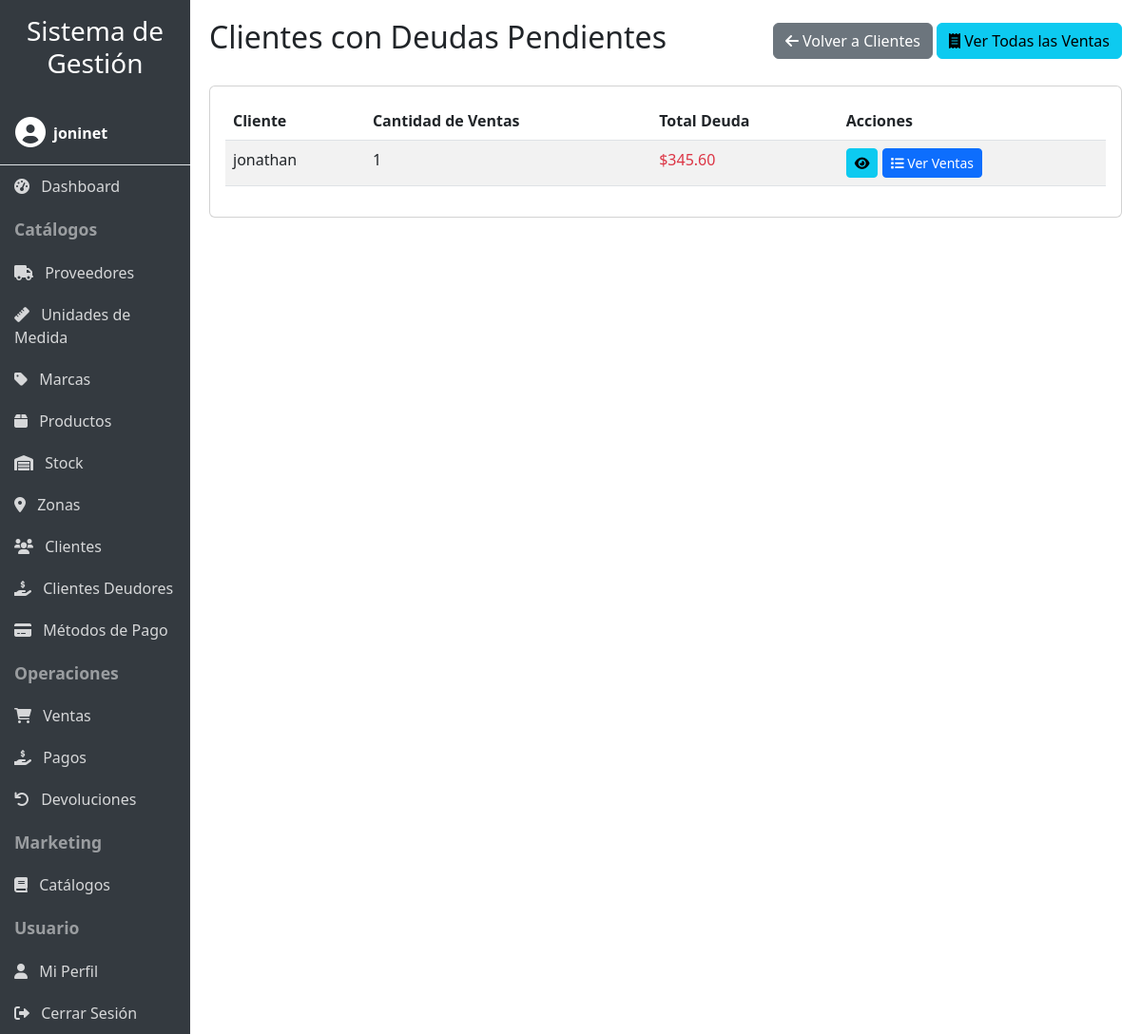
Screenshot of /clientes/deudores/ (signed in) with the database file from the repository.
### productos/models.py (models this page shows, shortened)
class Cliente(models.Model):
    nombre = models.CharField(max_length=100)
    direccion = models.CharField(max_length=100)
    telefono = models.CharField(max_length=20, blank=True, null=True)
    email = models.EmailField(max_length=100, blank=True, null=True)
    zona = models.ForeignKey(Zona, on_delete=models.SET_NULL, null=True, blank=True)
    usuario = models.ForeignKey(User, on_delete=models.CASCADE, null=True, blank=True)

### productos/views.py (the view)
# urls.py: path('clientes/deudores/', login_required(views.ClientesDeudoresView.as_view()), name='clientes_deudores'),
class ClientesDeudoresView(LoginRequiredMixin, ListView):
    model = Cliente
    template_name = 'productos/clientes_deudores.html'
    context_object_name = 'clientes'
    def get_queryset(self):
        return Cliente.objects.filter(
            venta__saldo_pendiente__gt=0
        ).distinct()
    def get_context_data(self, **kwargs):
        context = super().get_context_data(**kwargs)
        clientes_con_deudas = []
        for cliente in context['clientes']:
            ventas_pendientes = Venta.objects.filter(
                cliente=cliente,
                saldo_pendiente__gt=0
            )
            total_deuda = sum(venta.saldo_pendiente for venta in ventas_pendientes)
            clientes_con_deudas.append({
                'cliente': cliente,
                'ventas_pendientes': ventas_pendientes,
                'total_deuda': total_deuda,
                'cantidad_ventas': ventas_pendientes.count()
            })
        context['clientes_con_deudas'] = clientes_con_deudas
        return context

### productos/templates/productos/clientes_deudores.html (shortened to what this page needs)
{% extends 'productos/base.html' %}
{% block header %}Clientes con Deudas Pendientes{% endblock %}
{% block header_buttons %}
<a href="{% url 'productos:cliente_list' %}" class="btn btn-secondary">
    <i class="fas fa-arrow-left"></i> Volver a Clientes
</a>
<a href="{% url 'productos:venta_list' %}" class="btn btn-info">
    <i class="fas fa-receipt"></i> Ver Todas las Ventas
</a>
{% endblock %}
{% block content %}
<div class="card">
    <div class="card-body">
        {% if clientes_con_deudas %}
            <div class="table-responsive">
                <table class="table table-striped table-hover">
                    <thead>
                        <tr>
                            <th>Cliente</th>
                            <th>Cantidad de Ventas</th>
                            <th>Total Deuda</th>
                            <th>Acciones</th>
                        </tr>
                    </thead>
                    <tbody>
                        {% for item in clientes_con_deudas %}
                        <tr>
                            <td>{{ item.cliente.nombre }} {{ item.cliente.apellido }}</td>
                            <td>{{ item.cantidad_ventas }}</td>
                            <td class="text-danger font-weight-bold">${{ item.total_deuda }}</td>
                            <td>
                                <a href="{% url 'productos:cliente_detail' item.cliente.pk %}" class="btn btn-sm btn-info" title="Ver detalles del cliente">
                                    <i class="fas fa-eye"></i>
                                </a>
                                <button type="button" class="btn btn-sm btn-primary" data-bs-toggle="modal" data-bs-target="#ventasModal{{ item.cliente.pk }}" title="Ver ventas pendientes">
                                    <i class="fas fa-list"></i> Ver Ventas
                                </button>
                            </td>
                        </tr>
                        {% endfor %}
                    </tbody>
                </table>
            </div>
        {% else %}
            <div class="alert alert-info">
                <i class="fas fa-info-circle"></i> No hay clientes con deudas pendientes.
            </div>
        {% endif %}
    </div>
</div>
{% endblock %}

### productos/templates/productos/base.html (shortened to what this page needs)
<!DOCTYPE html>
<html lang="es">
<head>
    <link href="https://cdn.jsdelivr.net/npm/bootstrap@5.3.0/dist/css/bootstrap.min.css" rel="stylesheet">
    <link rel="stylesheet" href="https://cdnjs.cloudflare.com/ajax/libs/font-awesome/6.0.0/css/all.min.css">
    {% load static %}
    <link rel="stylesheet" href="{% static 'productos/css/responsive.css' %}">
</head>
<body>
    <div class="container-fluid">
        <div class="row">
            <div class="col-lg-2 sidebar p-0" id="sidebar">
                <div class="p-3 d-lg-block d-none">
                    <h3 class="text-center">Sistema de Gestión</h3>
                </div>
                {% if user.is_authenticated %}
                <div class="user-info p-3 border-bottom">
                    <div class="d-flex align-items-center">
                        <div class="me-2">
                            <i class="fas fa-user-circle fa-2x"></i>
                        </div>
                        <div>
                            <div class="fw-bold">{{ user.username }}</div>
                        </div>
                    </div>
                </div>
                {% endif %}
                {% if user.is_authenticated %}
                <a href="{% url 'productos:dashboard' %}" class="nav-link"><i class="fas fa-tachometer-alt me-2"></i> Dashboard</a>
                <div class="nav-header">Catálogos</div>
                <a href="{% url 'productos:proveedor_list' %}" class="nav-link"><i class="fas fa-truck me-2"></i> Proveedores</a>
                <a href="{% url 'productos:unidadmedida_list' %}" class="nav-link"><i class="fas fa-ruler me-2"></i> Unidades de Medida</a>
                <a href="{% url 'productos:marca_list' %}" class="nav-link"><i class="fas fa-tag me-2"></i> Marcas</a>
                <a href="{% url 'productos:producto_list' %}" class="nav-link"><i class="fas fa-box me-2"></i> Productos</a>
                <a href="{% url 'productos:stock_list' %}" class="nav-link"><i class="fas fa-warehouse me-2"></i> Stock</a>
                <a href="{% url 'productos:zona_list' %}" class="nav-link"><i class="fas fa-map-marker-alt me-2"></i> Zonas</a>
                <a href="{% url 'productos:cliente_list' %}" class="nav-link"><i class="fas fa-users me-2"></i> Clientes</a>
                <a href="{% url 'productos:clientes_deudores' %}" class="nav-link"><i class="fas fa-hand-holding-usd me-2"></i> Clientes Deudores</a>
                <a href="{% url 'productos:metodopago_list' %}" class="nav-link"><i class="fas fa-credit-card me-2"></i> Métodos de Pago</a>
                <div class="nav-header">Operaciones</div>
                <a href="{% url 'productos:venta_list' %}" class="nav-link"><i class="fas fa-shopping-cart me-2"></i> Ventas</a>
                <a href="{% url 'productos:pago_list' %}" class="nav-link"><i class="fas fa-hand-holding-usd me-2"></i> Pagos</a>
                <a href="{% url 'productos:devolucion_list' %}" class="nav-link"><i class="fas fa-undo me-2"></i> Devoluciones</a>
                <div class="nav-header">Marketing</div>
                <a href="{% url 'productos:catalogo_list' %}" class="nav-link"><i class="fas fa-book me-2"></i> Catálogos</a>
                <div class="nav-header">Usuario</div>
                <a href="{% url 'productos:profile' %}" class="nav-link"><i class="fas fa-user me-2"></i> Mi Perfil</a>
                <a href="{% url 'productos:logout' %}" class="nav-link"><i class="fas fa-sign-out-alt me-2"></i> Cerrar Sesión</a>
                {% else %}
                <div class="nav-header">Acceso</div>
                <a href="{% url 'productos:login' %}" class="nav-link"><i class="fas fa-sign-in-alt me-2"></i> Iniciar Sesión</a>
                <a href="{% url 'productos:register' %}" class="nav-link"><i class="fas fa-user-plus me-2"></i> Registrarse</a>
                {% endif %}
            </div>
            <div class="col-lg-10 content content-wrapper">
                <div class="d-flex justify-content-between align-items-center mb-4">
                    <h2>{% block header %}{% endblock %}</h2>
                    <div>
                        {% block header_buttons %}{% endblock %}
                    </div>
                </div>
                {% block content %}{% endblock %}
            </div>
        </div>
    </div>
</body>
</html>

### productos/static/productos/css/responsive.css (style rules this page uses)
body { font-size: 16px; }
.table-responsive { overflow-x: auto; -webkit-overflow-scrolling: touch; }

### productos/templates/productos/base.html (style rules this page uses)
body { overflow-x: hidden; }
.sidebar { min-height: 100vh; background-color: #343a40; color: white; transition: all 0.3s; }
.sidebar a { color: rgba(255, 255, 255, 0.8); text-decoration: none; display: block; padding: 10px 15px; }
.sidebar .nav-header { font-weight: bold; padding: 10px 15px; font-size: 1.1em; color: rgba(255, 255, 255, 0.5); }
.content { padding: 20px; }
.table-responsive { overflow-x: auto; }

### rows the page displays
Cliente: cliente.nombre "jonathan", cantidad_ventas "1", total_deuda "345.60"

### other values shown
{{ user.username }} "joninet"
